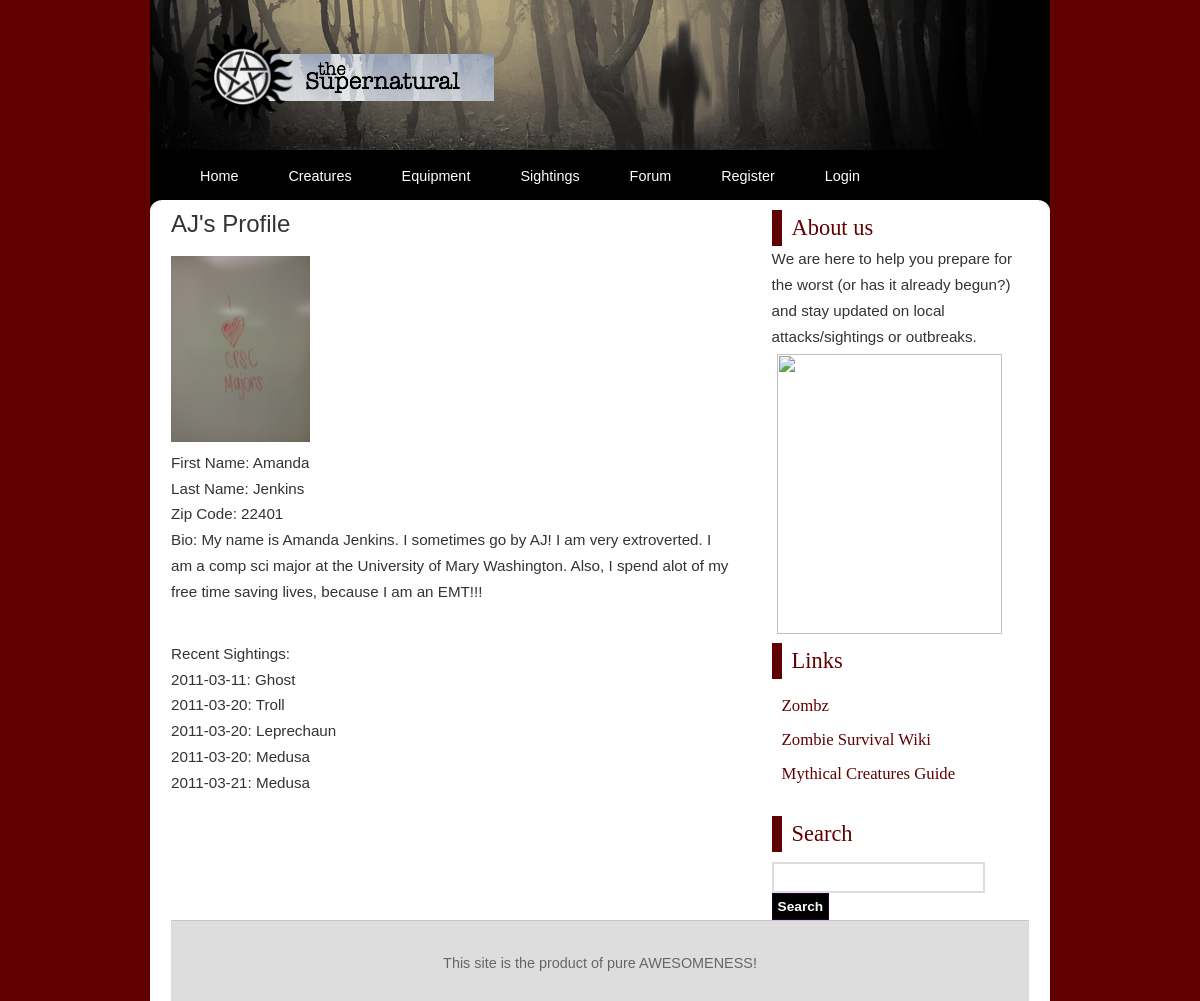
Screenshot of /profile.php?id=2 with the database file from the repository.
### tables this page shows
CREATE TABLE IF NOT EXISTS `users` (
  `id` int(11) NOT NULL AUTO_INCREMENT,
  `username` varchar(12) NOT NULL,
  `password` varchar(50) NOT NULL,
  `zipcode` int(11) NOT NULL,
  `firstname` varchar(50),
  `lastname` varchar(50),
  `bio` blob,
  `pic` blob,
  PRIMARY KEY (`id`),
  INDEX (`username`)
);

CREATE TABLE IF NOT EXISTS `sightings` (
  `id` int(11) NOT NULL AUTO_INCREMENT,
  `name` varchar(50) NOT NULL default 'John Doe',
  `date` date NOT NULL,
  `city` varchar(50) NOT NULL default 'Not Listed',
  `state` varchar(2) NOT NULL,
  `experience` longtext NOT NULL,
  `action` longtext NOT NULL,
  PRIMARY KEY (`id`),
  INDEX (`name`, `date`, `city`, `state`)
);

CREATE TABLE IF NOT EXISTS `creatureBio` (
  `id` int(11) NOT NULL AUTO_INCREMENT,
  `name` varchar(12) NOT NULL,
  `food` varchar(50) NOT NULL,
  `locale` varchar(50) NOT NULL,
  `weakness` longtext NOT NULL,
  `powers` longtext NOT NULL,
  `pic` blob,
  PRIMARY KEY (`id`)
);

### profile.php (the view, shortened to what this page needs)
<!DOCTYPE html PUBLIC "-//W3C//DTD XHTML 1.0 Strict//EN" "http://www.w3.org/TR/xhtml1/DTD/xhtml1-strict.dtd">
<html xmlns="http://www.w3.org/1999/xhtml">
<head>
<link rel="stylesheet" href="styles.css" type="text/css" />
</head>
<body>
<?php
include('header.php');
?>
<?php
include ('db_connect.php');
$id=mysqli_real_escape_string($db, trim($_GET['id']));
$query="SELECT * FROM users WHERE id= '$id'";
$result=mysqli_query($db, $query);
$row=mysqli_fetch_array($result);
$zip=$row['zipcode'];
$bio=$row['bio'];
$firstname=$row['firstname'];
$lastname=$row['lastname'];
$username=$row['username'];
$pic=$row['pic'];
?>
<div id="wrap">
	<div class="pagewrapper">
		<div class="innerpagewrapper">
			<div class="page">
				<div class="content">
<h3><?php echo $username ?>'s Profile</h3>
<br/>
<?php
if (isset($pic)){
?>
<p><img src="<?php echo $pic ?>" /></p>
<?php
}
else{
?>
<p><img src='http://localhost/theSupernatural/profilePictures/default.jpg' height="25%" width="25%" /></p>
<?php
}
?>
<p>First Name: <?php echo $firstname; ?></p>
<p>Last Name: <?php echo $lastname; ?></p>
<p>Zip Code: <?php echo $zip; ?></p>
<p>Bio: <?php echo $bio; ?> </p>
<br/> <br/>
<p>Recent Sightings: <br/>
<?php
	$thename=$row['username'];
	$query2="SELECT * FROM sightings WHERE name='$thename'";
	$result2= mysqli_query($db, $query2)or die("Error Querying Database5");
	while($row2 = mysqli_fetch_array($result2)) {
			echo $row2['date'];
			echo ": ";
			$sid=$row2['id'];
			$query3 = "SELECT creatureBio.name FROM creatureToSight INNER JOIN creatureBio ON creatureToSight.creatureId=creatureBio.id WHERE creatureToSight.sightingId='$sid'";
			$result3= mysqli_query($db, $query3)or die("Error Querying Database5");
			$row3= mysqli_fetch_array($result3);
			echo $row3['name'];
			echo "<br />";
		}
?>
</p>
</div>
</div>
</div>
</div>
</div>
</body>
</html>

### styles.css (style rules this page uses)
* { margin:0; padding:0; }
body { background:#600000 none repeat-x scroll top left; margin:0 auto; padding:0; font-family:Arial, Helvetica, sans-serif; width: 1000px; }
div#wrap { width:90%; margin:0 auto; padding:0 10px; }
div.centerimg { margin:0 auto; padding:5px; }
h3 { font-size:1.5em; font-family:'Lucida Sans Unicode','Lucida Grande',verdana,sans-serif; font-weight:normal; color:#333333; }
h4 { color:#600000 ; font-family:Georgia, "Times New Roman", Times, serif; font-size:1.4em; font-weight:normal; padding:5px 5px 5px 10px; border-left:10px solid #600000 ; }
p { margin-bottom:102x; line-height:1.7em; font-size:0.95em; color:#333333; }
ul { padding:0 0 20px 35px; }
form input, form textarea { border:2px solid #dddddd; padding:5px; color:#666666; font-family:Arial, Helvetica, sans-serif; font-size:1.0em; }
form input.formbutton { background:#000000; // url('images/navbg.jpg') repeat-x scroll bottom left; color:#ffffff; font-size:0.9em; border:1px solid #220033; font-weight:bold; font-family:Verdana, Arial, Helvetica, sans-serif; }
a { color:#600000 ; }
div.pagewrapper { margin:0 auto; background:#ffffff url('images/content-bg-right2.png') no-repeat scroll top right; }
div.innerpagewrapper { background:#ffffff url('images/content-bg-left2.png') no-repeat scroll top left; margin:0 11px 0 0; }
div.page { margin:0 0 0 11px; background-color:#ffffff; padding:10px 10px 0 10px; }
div.page ul { list-style:square; font-size:0.95em; }
div.page ul li { padding:3px 0; }
div.content { width:65%; float:left; }
div.sidebar { width:30%; float:right; }
div.sidebar ul { list-style:none; padding:10px 10px 25px 10px; }
div.sidebar ul li { padding:7px 0; }
div.sidebar ul li a { font-family:Georgia, "Times New Roman", Times, serif; text-decoration:none; font-size:1.1em; }
div.footer { clear:both; margin-top:10px; border-top:1px solid #c6c6c6; background:#dddddd url('images/footerbg.png') repeat-x scroll bottom left; height:80px; }
div.footer p { text-align:center; color:#666666; padding-top:30px; font-size:0.9em; font-family:"Trebuchet MS", Verdana, Arial; }
form.searchform { padding-top:10px; }

### rows the page displays
users: username "AJ", firstname "Amanda", lastname "Jenkins", zipcode "22401", bio "My name is Amanda Jenkins. I sometimes go by AJ! I am very extroverted. I am a comp sci major at the University of Mary Washington. Also, I spend alot of my free time saving lives, because I am an EMT!!!"
sightings: date "2011-03-11", creaturebio.name "Ghost"
sightings: date "2011-03-20", creaturebio.name "Troll"
sightings: date "2011-03-20", creaturebio.name "Leprechaun"
sightings: date "2011-03-20", creaturebio.name "Medusa"
sightings: date "2011-03-21", creaturebio.name "Medusa"
